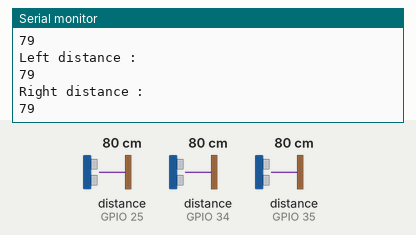
The program below on a simulated ESP32. Parts: the last lines printed to the serial monitor. Wiring (inferred from the names in the program): 3 × ultrasonic range finder: trigger GPIO 26, echo GPIO 25 / trigger GPIO 32, echo GPIO 34 / trigger GPIO 33, echo GPIO 35. Inputs (shaded band) come from the test bench; at power-on: distance to the obstacle (sensors on GPIO 25, GPIO 34, GPIO 35) 80 cm. The echo pulse lasts 58.3 µs per cm.

Above: at 1.3 s.
1.4 s: distance to the obstacle (sensor on GPIO 25) set to 2 cm
2.9 s: distance to the obstacle (sensor on GPIO 34) set to 4 cm
At 3.5 s:
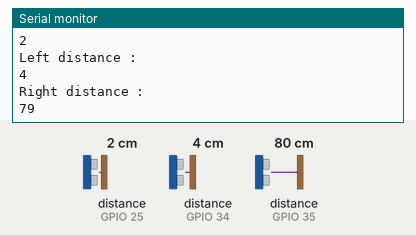
4.4 s: distance to the obstacle (sensor on GPIO 35) set to 9 cm
At 5.0 s:
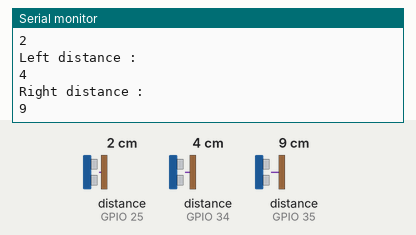
5.9 s: distance to the obstacle (sensor on GPIO 25) set to 18 cm
7.4 s: distance to the obstacle (sensor on GPIO 34) set to 35 cm
At 8.0 s:
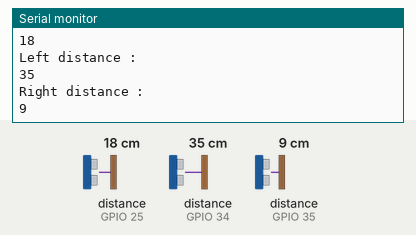
8.9 s: distance to the obstacle (sensor on GPIO 35) set to 60 cm
At 9.5 s:
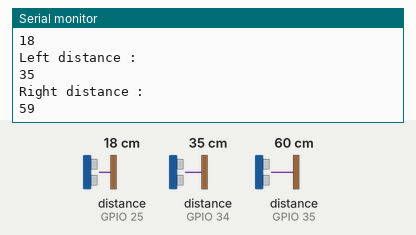
Timing chart, 0 to 11.4 s (numbered marks = the images above; inputs shaded):
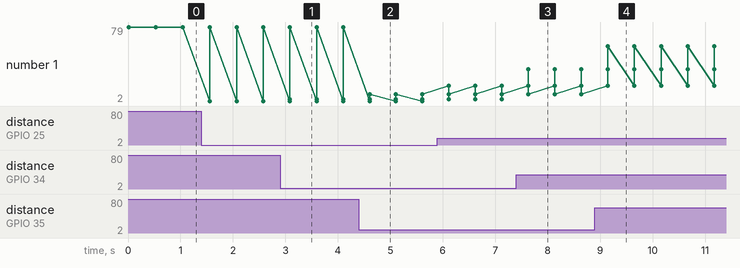

The program:

main.cpp
```cpp
#include <Arduino.h>
#define  triggerPin1  26
#define  echoPin1 25
#define  triggerPin2  33
#define  echoPin2 35
#define  triggerPin3  32
#define  echoPin3 34

int frontDist, leftDist, rightDist;
int checkDist1(int trigPin,int echoPin);
int checkDist2(int trigPin,int echoPin);
int checkDist3(int trigPin,int echoPin);

void setup() {
  Serial.begin(115200);
  for (int pin = 0; pin < 40; pin++) {
    digitalWrite(pin, LOW);
  }
  pinMode(triggerPin1, OUTPUT);
  pinMode(echoPin1, INPUT);
  pinMode(triggerPin2, OUTPUT);
  pinMode(echoPin2, INPUT);
  pinMode(triggerPin3, OUTPUT);
  pinMode(echoPin3, INPUT);
}

void loop() {
  frontDist = checkDist1(triggerPin1, echoPin1);
  rightDist = checkDist2(triggerPin2, echoPin2);
  leftDist = checkDist3(triggerPin3, echoPin3);
  Serial.println("Front distance : ");
  Serial.println(frontDist);
  Serial.println("Left distance : ");
  Serial.println(leftDist);
  Serial.println("Right distance : ");
  Serial.println(rightDist);
  delay(500);
}

int checkDist1(int trigPin,int echoPin)
{
  long duration, distance;
  digitalWrite(trigPin, LOW);
  delayMicroseconds(2);
  digitalWrite(trigPin, HIGH);
  delayMicroseconds(10);
  digitalWrite(trigPin, LOW);

  duration = pulseIn(echoPin, HIGH);
  distance = (duration * 0.0343) / 2;
  return distance;
}
int checkDist2(int trigPin,int echoPin)
{
  long duration, distance;
  digitalWrite(trigPin, LOW);
  delayMicroseconds(2);
  digitalWrite(trigPin, HIGH);
  delayMicroseconds(10);
  digitalWrite(trigPin, LOW);

  duration = pulseIn(echoPin, HIGH);
  distance = (duration * 0.0343) / 2;
  return distance;
}
int checkDist3(int trigPin,int echoPin)
{
  long duration, distance;
  digitalWrite(trigPin, LOW);
  delayMicroseconds(2);
  digitalWrite(trigPin, HIGH);
  delayMicroseconds(10);
  digitalWrite(trigPin, LOW);

  duration = pulseIn(echoPin, HIGH);
  distance = (duration * 0.0343) / 2;
  return distance;
}
```

Measured:
- after the input at 2.9 s, the serial monitor: prints a new line after 0.19 s (image 1)
- after the input at 4.4 s, the serial monitor: prints a new line after 0.20 s (image 2)
- after the input at 7.4 s, the serial monitor: prints a new line after 0.23 s (image 3)
- after the input at 8.9 s, the serial monitor: prints a new line after 0.25 s (image 4)
- plotted number 1: 79 → 9 after the input at 4.4 s, 9 → 59 after the input at 8.9 s
